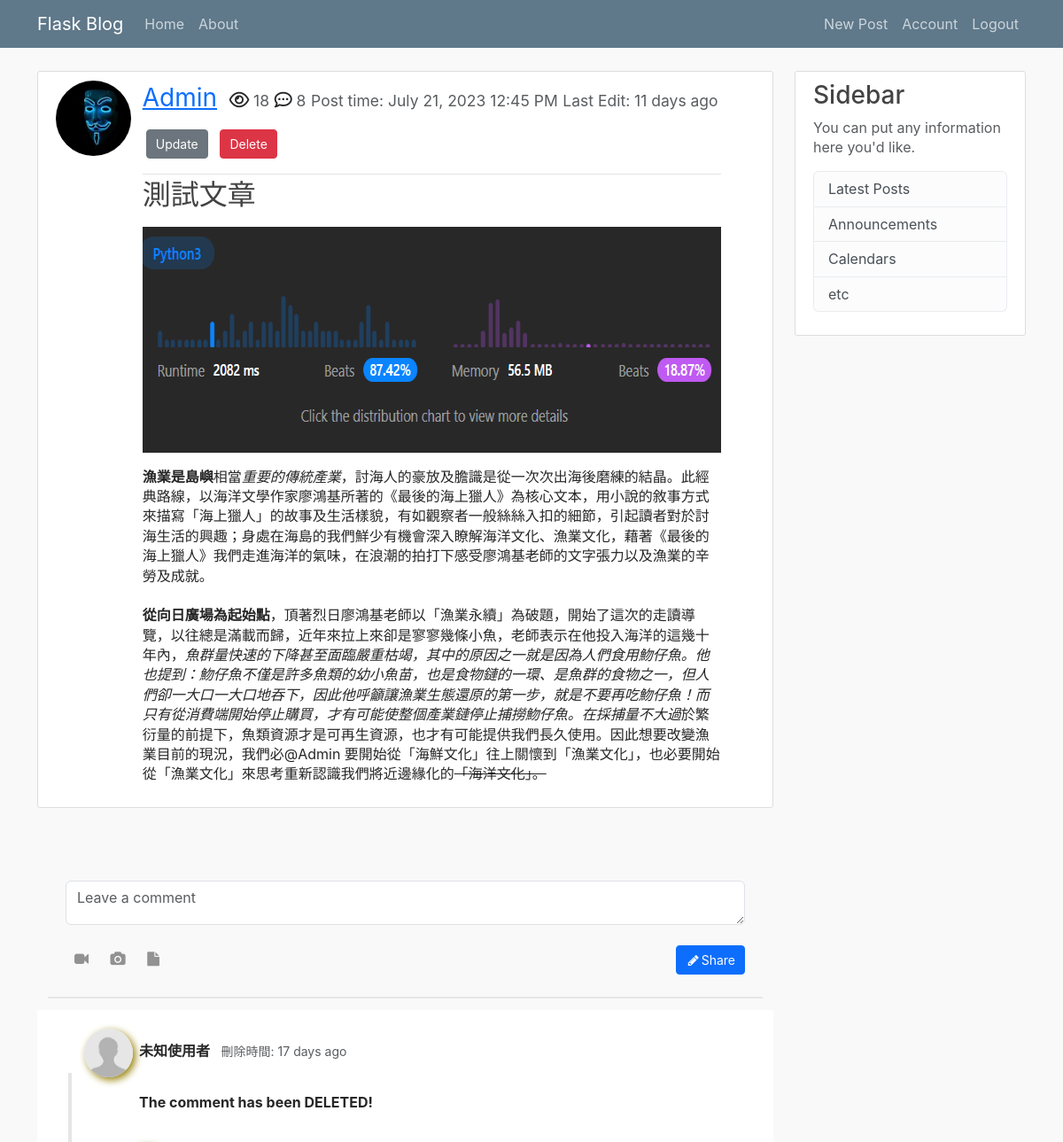
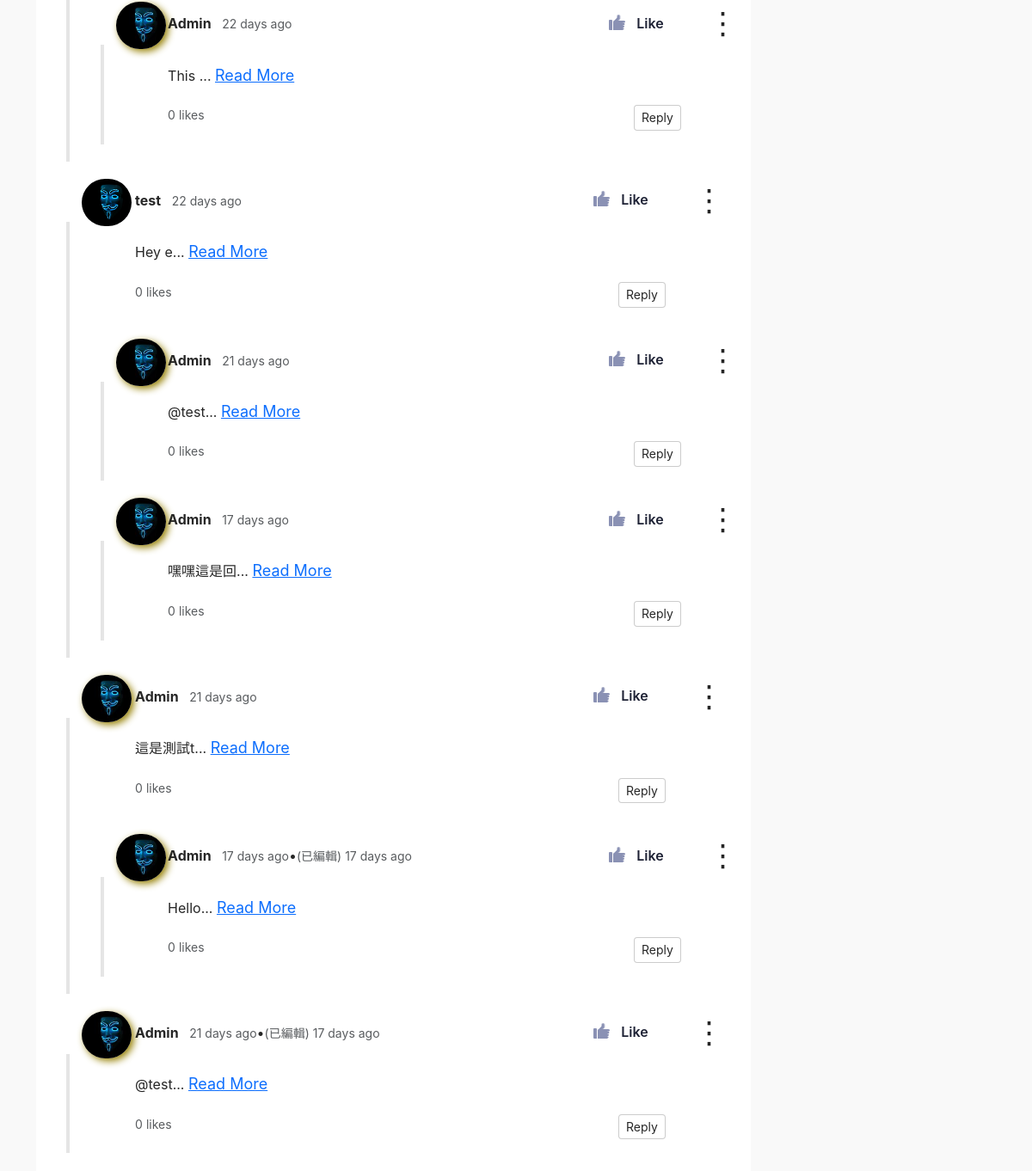
The app's page /post/1 (signed in) with its own data (2 pictures, top to bottom).
### flask_blog/models.py (models this page shows, shortened)
class User(db.Model, UserMixin):
    __tablename__ = 'user'
    id = db.Column(db.Integer, primary_key=True)
    username = db.Column(db.String(20), unique=True, nullable=False)
    email = db.Column(db.String(120), unique=True, nullable=False)
    image_file = db.Column(db.String(20), unique=False, nullable=False, default='default.jpg')
    password = db.Column(db.String(60), nullable=False)
    posts = db.relationship('Post', backref='author', lazy=True, cascade='all, delete') # lazy="select"
    comments = db.relationship('Comment', backref='user', lazy=True, cascade='all, delete')
    likes = db.relationship('Like', backref='user', lazy=True, cascade='all, delete')

class Post(db.Model):
    __tablename__ = 'post'
    id = db.Column(db.Integer, primary_key=True)
    title = db.Column(db.String(100), nullable=False)
    date_posted = db.Column(db.DateTime, nullable=False, default=datetime.utcnow)
    date_edited = db.Column(db.DateTime) # 這裡應該改成可空且預設為None
    view = db.Column(db.Integer, nullable=False, default=0)
    content = db.Column(db.Text, nullable=False)
    user_id = db.Column(db.Integer, db.ForeignKey('user.id', ondelete='CASCADE'), nullable=False)
    comments = db.relationship('Comment', backref='post', lazy=True, cascade='all, delete')
    category = db.Column(db.String(100), nullable=False)

class Comment(db.Model):
    __tablename__ = 'comment'
    id = db.Column(db.Integer, primary_key=True)
    content = db.Column(db.String(1000), nullable=False)
    date_posted = db.Column(db.DateTime, nullable=False, default=datetime.utcnow)
    date_edited = db.Column(db.DateTime)
    date_deleted = db.Column(db.DateTime)
    user_id = db.Column(db.Integer, db.ForeignKey('user.id', ondelete='CASCADE'), nullable=False)
    post_id = db.Column(db.Integer, db.ForeignKey('post.id', ondelete='CASCADE'), nullable=False)
    reply_id = db.Column(db.Integer, db.ForeignKey('comment.id', ondelete='CASCADE')) # 自己reference自己做one to many relation，也要加上foreign key
    reply = db.relationship('Comment', remote_side='Comment.id', backref='replies', lazy=True, cascade='all, delete') # 這裡要設定remote_side，然後傳入class
    likes = db.relationship('Like', backref='comment', lazy=True, cascade='all, delete')
    delete = db.Column(db.Boolean, default=0)

### flask_blog/posts/routes.py (the view)
@posts.route('/post/<int:post_id>')
def post(post_id):
    post = Post.query.get_or_404(post_id) # 找的到就傳id找不到就直接跳404頁面
    comments = Comment.query.filter_by(post_id=post_id, reply_id=None).all()
    if current_user.get_id(): # 只有在不是anynomoususer的情況下才會有likes的屬性，然後取得所有這個使用者按讚的留言並傳入template
        liked_comments_id = [liked_comment.comment_id for liked_comment in current_user.likes]
        print('permitted user')
    else:
        liked_comments_id = []
    print('liked_comments_id: ', liked_comments_id)
    if current_user.get_id() and current_user.id != post.author.id: # 確保如果是未登入使用者(AnonymousUser)存取不會報錯，而是把id設成None
        views = post.view
        post.view = views + 1
        db.session.commit()
    return render_template('post.html', title=post.title, post=post, comments=comments, liked_comments_id=liked_comments_id)

### flask_blog/__init__.py (called while the page is built)
def tagify(text):
    return re.sub(r'@([a-zA-Z0-9_]+)\s', r'<a href="/user/\1" style="text-decoration:none;">@\1</a> ', text)

### flask_blog/models.py (called while the page is built)
@login_manager.user_loader
def load_user(user_id):
    return User.query.get(int(user_id))

### flask_blog/templates/post.html (shortened to what this page needs)
{% extends 'layout.html' %}
{% from 'macros.html' import generate_content, generate_reply with context %}
{% block content %}
    <article class="media content-section">
      <div class="row">
        <div class="col-1">
          <img class="rounded-circle article-img" src="{{ url_for('static', filename='profile_pics/' + post.author.image_file) }}">
        </div>
        <div class="media-body col-10">
          <div class="article-metadata">
              <a class="user-name" href="{{ url_for('users.user_posts', username=post.author.username ) }}">{{ post.author.username }}</a>
              <i class="far fa-eye icon-class"></i><small class='text-muted'> {{ post.view }}</small>
              <i class='far fa-comment-dots icon-class'></i><small class='text-muted'> {{ post.comments|length }}</small>
              <small class="text-muted">Post time: {{ moment(post.date_posted).format('LLL') }}</small>
              {% if post.date_edited %}
                <small class= 'text-muted'>Last Edit: {{ moment(post.date_edited).fromNow(refresh=True) }}</small>
              {% endif %}
              {% if post.author.username == current_user.username %}
                <div>
                  <a class='btn btn-secondary btn-sm m-1 mt-3 mb-3' href="{{ url_for('posts.update_post', post_id=post.id) }}">Update</a>
                  <button type='button' class='btn btn-danger btn-sm m-1' data-bs-toggle="modal" data-bs-target="#delete-post-modal">Delete</button>
                </div>
              {% endif %}
          </div>
          <h2 class="article-title">{{ post.title }}</h2>
          <p class="article-content">{{ post.content|safe }}</p>
        </div>
    </article>
    <br>
    {% if current_user.is_authenticated %}
    <link href="https://maxcdn.bootstrapcdn.com/font-awesome/4.3.0/css/font-awesome.min.css" rel="stylesheet">
      <div class="container bootdey">
        <div class="col-md-12 bootstrap snippets">
          <div class="panel">
            <div class="panel-body">
              <form class="mar-top clearfix" method="POSt" action="{{ url_for('comments.comment', post_id = post.id) }}">
                <textarea class="form-control" rows="2" placeholder="Leave a comment" name="content"></textarea>
                <br>
                <button class="btn btn-sm btn-primary pull-right" type="submit"><i class="fa fa-pencil fa-fw"></i>Share</button>
                <a class="btn btn-trans btn-icon fa fa-video-camera add-tooltip" href="#"></a>
                <a class="btn btn-trans btn-icon fa fa-camera add-tooltip" href="#"></a>
                <a class="btn btn-trans btn-icon fa fa-file add-tooltip" href="#"></a>
              </form>
            </div>
          </div>
        </div>
      </div>
    {% endif %}
    {% if comments %}
      <div class="comment-thread">
        {% for comment in comments%}
          {% include 'comment_template.html' %}
        {% endfor %}
      </div>
    {% else %}
      <p>No Comments</p>
    {% endif %}
{% endblock content %}

### flask_blog/templates/macros.html
{% macro generate_reply(comments, initial_comments) %}
    {% if comments|length > initial_comments %}
        <div>
            {% for comment in comments[:initial_comments] %}
                {% include 'comment_template.html' %}
            {% endfor %}
            <a class="a-btn show-more-comments" onClick="show_more_comments(this)">Show {{ comments|length - initial_comments }} More Comments</a>
            <div class="more-comments-area hide">
                {% for comment in comments[initial_comments:] %}
                    {% include 'comment_template.html' %}
                {% endfor %}
            </div>
            <a class="a-btn show-less-comments hide" onClick="show_less_comments(this)">Show Less Comments</a>
        </div>
    {% else %}
        {% for comment in comments %}
            {% include 'comment_template.html' %}
        {% endfor %}
    {% endif %}
{% endmacro %}
{% macro generate_content(comment, initial_words) %}
    {% with initial_words = initial_words %}
    {% if comment.content|length > initial_words %}
        <div class="content-div">
            <p class="inline-p"><span class="dots">{{ (comment.content[:initial_words]|tagify)|safe }}...</span><span class="more hide">{{ (comment.content|tagify)|safe }}</span></p>
            <a class="a-btn" onClick="show_more_content(this)">Read More</a>
        </div>
    {% else %}
        <div class="content-div">
            <p>{{ (comment.content|tagify)|safe }}</p>
        </div>
    {% endif %}
    {% endwith %}
{% endmacro %}

### flask_blog/templates/comment_template.html (shortened to what this page needs)
{% if not comment.delete %}
<div class="comment row" id=comment-{{ comment.id }}>
    <div class="col-1 me-2">
        <a href="#comment-{{ comment.id }}" class="comment-border-link"></a>
        <div class="comment-info" >
            {% if comment.user.id == current_user.id %}
            <img style="box-shadow: 3px 3px 8px #968004;" class="user-icon" src="{{ url_for('static', filename='profile_pics/' + comment.user.image_file) }}" alt="user-icon">
            {% else %}
            <img class="user-icon" src="{{ url_for('static', filename='profile_pics/' + comment.user.image_file) }}" alt="user-icon">
            {% endif %}
        </div>
    </div>
    <div class="col-10 comment-content mb-3">
        <div class="row">
            <div class="col-6">
                <a href="{{ url_for('users.user_posts', username=comment.user.username) }}" class="comment-author me-2">{{ comment.user.username }}</a>
                {% if comment.date_edited %}
                <small class="m-0 text-muted">{{ moment(comment.date_posted).fromNow(refresh=True) }}</small>&#x2022;<small class="m-0 text-muted">(已編輯) {{ moment(comment.date_edited).fromNow(refresh=True) }}</small>
                {% else %}
                <small class="m-0 text-muted">{{ moment(comment.date_posted).fromNow(refresh=True) }}</small>
                {% endif %}
            </div>
            <div class="col-6 d-flex justify-content-end">
                <div class="comment-voting">
                    {% if comment.id in liked_comments_id %}
                    <button class="button dark liked" onClick="clicking(this,'{{current_user.is_authenticated}}'); thumb_toggle(this, '{{current_user.is_authenticated}}');">
                        <div class="hand">
                            <div class="thumb"></div>
                        </div>
                        <span>Like</span>
                    </button>
                    {% else %}
                    <button class="button dark" onClick="clicking(this,'{{current_user.is_authenticated}}'); thumb_toggle(this, '{{current_user.is_authenticated}}');">
                      <div class="hand">
                          <div class="thumb"></div>
                      </div>
                      <span>Like</span>
                    </button>
                    {% endif %}
                    <div class="button-wrapper">
                        <span class="overlay-span" onClick="toggleUpdateDeleteCommentBtn(this)">&#8942;</span>
                    </div>
                </div>
            </div>
        </div>
        <br>
        <div class="comment-body">
            {{ generate_content(comment, 5) }}
            <br>
            <div class="d-flex justify-content-between">
                <div><small class="likes text-muted me-1">{{ comment.likes|length }}</small><small class="likes m-0 text-muted">likes</small></div>
                <div>
                    <button type="button" onClick="toggle_reply_form(this)">Reply</button>
                </div>
            </div>
        </div>
    </div>
    <div class="replies">
        {{ generate_reply(comment.replies, 2) }}
    </div>
</div>
{% else %}
<div class="comment row" id=comment-{{ comment.id }}>
    <div class="col-1 me-2">
        <a href="#comment-{{ comment.id }}" class="comment-border-link"></a>
        <div class="comment-info" >
            {% if comment.user.id == current_user.id %}
            <img style="box-shadow: 3px 3px 8px #968004;" class="user-icon" src="{{ url_for('static', filename='profile_pics/' + 'anonymous.jpg') }}" alt="user-icon">
            {% else %}
            <img class="user-icon" src="{{ url_for('static', filename='profile_pics/' + 'anonymous.jpg') }}" alt="user-icon">
            {% endif %}
        </div>
    </div>
    <div class="col-10 comment-content mb-3">
        <div class="row">
            <div class="col-6">
                <span class="comment-author-deleted me-2">未知使用者</span>
                <small class="m-0 text-muted">刪除時間: {{ moment(comment.date_deleted).fromNow(refresh=True) }}</small>
            </div>
        </div>
        <br>
        <div class="comment-body">
            <strong>The comment has been DELETED!</strong>
        </div>
    </div>
    <div class="replies">
        {{ generate_reply(comment.replies, 2) }}
    </div>
</div>
{% endif %}

### flask_blog/static/main.css (style rules this page uses)
body { background: #fafafa; color: #333333; margin-top: 5rem; }
h1, h2, h3, h4, h5, h6 { color: #444444; }
.icon-class { font-size: 20px; }
.content-section { background: #ffffff; padding: 10px 20px; border: 1px solid #dddddd; border-radius: 3px; margin-bottom: 20px; }
.article-title { color: #444444; }
.article-content { white-space: pre-line; }
.article-img { height: 85px; width: 85px; margin-right: 16px; }
.media-body { margin-left: 30px; }
.article-metadata { position: relative; padding-bottom: 1px; margin-bottom: 4px; border-bottom: 1px solid #e3e3e3; font-size: 20px; }
.article-metadata .user-name { font-size: 28px; margin-right: 8px; }
.article-title { text-decoration: none; }
.media-body img { max-width: 100%; }
.panel { box-shadow: 0 2px 0 rgba(0,0,0,0.075); border-radius: 0; border: 0; margin-bottom: 15px; }
.panel .panel-footer, .panel>:last-child { border-bottom-left-radius: 0; border-bottom-right-radius: 0; }
.panel .panel-heading, .panel>:first-child { border-top-left-radius: 0; border-top-right-radius: 0; }
.panel-body { padding: 25px 20px; }
.text-muted, a.text-muted:hover, a.text-muted:focus { color: #acacac; }
.btn-trans { background-color: transparent; border-color: transparent; color: #929292; }
.btn-icon { padding-left: 9px; padding-right: 9px; }
.btn-sm, .btn-group-sm>.btn, .btn-icon.btn-sm { padding: 5px 10px !important; }
.mar-top { margin-top: 15px; }
* { box-sizing: border-box; }
body { font-family: -apple-system, BlinkMacSystemFont, "Segoe UI", Roboto, Helvetica, Arial, sans-serif, "Apple Color Emoji", "Segoe UI Emoji", "Segoe UI Symbol"; line-height: 1.4; color: rgba(0, 0, 0, 0.85); background-color: #f9f9f9; }
button { -moz-appearance: none; -webkit-appearance: none; appearance: none; font-size: 14px; padding: 4px 8px; color: rgba(0, 0, 0, 0.85); background-color: #fff; border: 1px solid rgba(0, 0, 0, 0.2); border-radius: 4px; }
.comment-thread { position: relative; max-width: 100%; margin: auto; padding: 0 30px; background-color: #fff; border: 1px solid transparent; }
.m-0 { margin: 0; }
.comment { position: relative; margin: 20px auto; }
.comment-voting { display:inline-block; width: 103px; height: 50px; font-size: 35px; }
.comment-voting button { display: block; width: 100%; height: 100%; padding: 0; border: 0; font-size: 16px; }
.comment-info { display:flex; margin-left: 10px; font-size: 16px; }
.comment-info .user-icon { width: 58px; height: 55px; border-radius: 50px; margin-right: 20px; }
.comment-author { color: rgba(0, 0, 0, 0.85); font-weight: bold; text-decoration: none; display: inline-block; height:100%; line-height:50px; }
.comment-author-deleted { color: rgba(0, 0, 0, 0.85); font-weight: bold; text-decoration: none; display: inline-block; height:100%; line-height:50px; }
.comment-border-link { display: block; position: absolute; top: 50px; left: 0; width: 12px; height: calc(100% - 50px); border-left: 4px solid transparent; border-right: 4px solid transparent; background-color: rgba(0, 0, 0, 0.1); background-clip: padding-box; }
.replies { margin-left: 28px; }
.a-btn { font-size: 18px; }
.inline-p { display:inline; }
.button-wrapper { position: absolute; top: 0; right: 0 }
.overlay-span { position: absolute; top: 0; right: 0; height: 100%; z-index: 2; cursor: pointer; }

### records on screen
User: image_file (picture), author.username "Admin"
Post: view "18", date_posted "July 21, 2023 12:45 PM", date_edited "11 days ago", title "測試文章", content (picture), content "漁業是島嶼 相當 重要的傳統產業 ，討海人的豪放及膽識是從一次次出海後磨練的結晶。此經典路線，以海洋文學作家廖鴻基所著的《最後的海上獵人》為核心文本，用小說的敘事方式來描寫「海上獵人」的故事及生活樣貌，有如觀察者一般絲絲入扣的細節，引起讀者對於討海生活的興趣；身處在海島的我們鮮少有機會深入瞭解海洋文化、漁業文化，藉著《最後的海上獵人》我們走進海洋的氣味，在浪潮的拍打下感受廖鴻基老師的文字張力以及漁業的辛勞及成就。 從向日廣場為起始點 ，頂著烈日廖鴻基老師以「漁業永續」為破題，開始了這次的走讀導覽，以往總是滿載而歸，近年來拉上來卻是寥寥幾條小魚，老師表示在他投入海洋的這幾十年內， 魚群量快速的下降甚至面臨嚴重枯竭，其中的原因之一就是因為人們食用魩仔魚。他也提到：魩仔魚不僅是許多魚類的幼小魚苗，也是食物鏈的一環、是魚群的食物之一，但人們卻一大口一大口地吞下，因此他呼籲讓漁業生態還原的第一步，就是不要再吃魩仔魚！而只有從消費端開始停止購買，才有可能使整個產業鏈停止捕撈魩仔魚。在採捕量不大過 於繁衍量的前提下，魚類資源才是可再生資源，也才有可能提供我們長久使用。因此想要改變漁業目前的現況，我們必@Admin 要開始從「海鮮文化」往上關懷到「漁業文化」，也必要開始從「漁業文化」來思考重新認識我們將近邊緣化的 「海洋文化」。"
Comment: delete True (drawn), date_deleted "17 days ago"
Comment: image_file (picture), user.username "Admin", date_posted "22 days ago", content "This", likes|length "0"
Comment: image_file (placeholder picture), user.username "test", date_posted "22 days ago", content "Hey e", likes|length "0"
Comment: image_file (picture), user.username "Admin", date_posted "21 days ago", content "@test", likes|length "0"
Comment: image_file (picture), user.username "Admin", date_posted "17 days ago", content "嘿嘿這是回", likes|length "0"
Comment: image_file (picture), user.username "Admin", date_posted "21 days ago", content "這是測試t", likes|length "0"
Comment: image_file (picture), user.username "Admin", date_posted "17 days ago", date_edited "17 days ago", content "Hello", likes|length "0"
Comment: image_file (picture), user.username "Admin", date_posted "21 days ago", date_edited "17 days ago", content "@test", likes|length "0"

### other values on screen
{{ post.comments|length }} "8"
